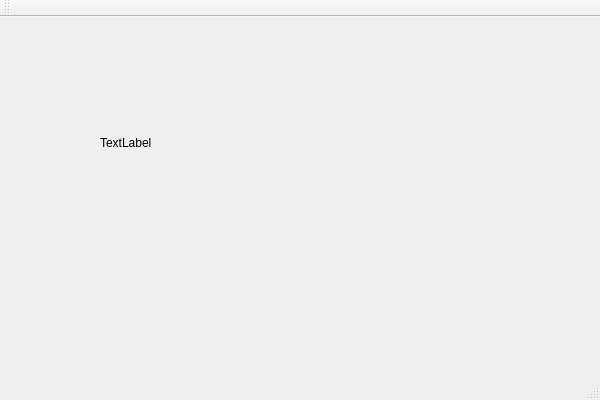
<?xml version="1.0" encoding="UTF-8"?>
<ui version="4.0">
 <class>ImageAndPixmapClass</class>
 <widget class="QMainWindow" name="ImageAndPixmapClass">
  <property name="geometry">
   <rect>
    <x>0</x>
    <y>0</y>
    <width>600</width>
    <height>400</height>
   </rect>
  </property>
  <property name="windowTitle">
   <string>ImageAndPixmap</string>
  </property>
  <widget class="QWidget" name="centralWidget">
   <widget class="QLabel" name="label">
    <property name="geometry">
     <rect>
      <x>100</x>
      <y>70</y>
      <width>141</width>
      <height>111</height>
     </rect>
    </property>
    <property name="text">
     <string>TextLabel</string>
    </property>
   </widget>
  </widget>
  <widget class="QMenuBar" name="menuBar">
   <property name="geometry">
    <rect>
     <x>0</x>
     <y>0</y>
     <width>600</width>
     <height>23</height>
    </rect>
   </property>
  </widget>
  <widget class="QToolBar" name="mainToolBar">
   <attribute name="toolBarArea">
    <enum>TopToolBarArea</enum>
   </attribute>
   <attribute name="toolBarBreak">
    <bool>false</bool>
   </attribute>
  </widget>
  <widget class="QStatusBar" name="statusBar"/>
 </widget>
 <layoutdefault spacing="6" margin="11"/>
 <resources>
  <include location="ImageAndPixmap.qrc"/>
 </resources>
 <connections/>
</ui>
